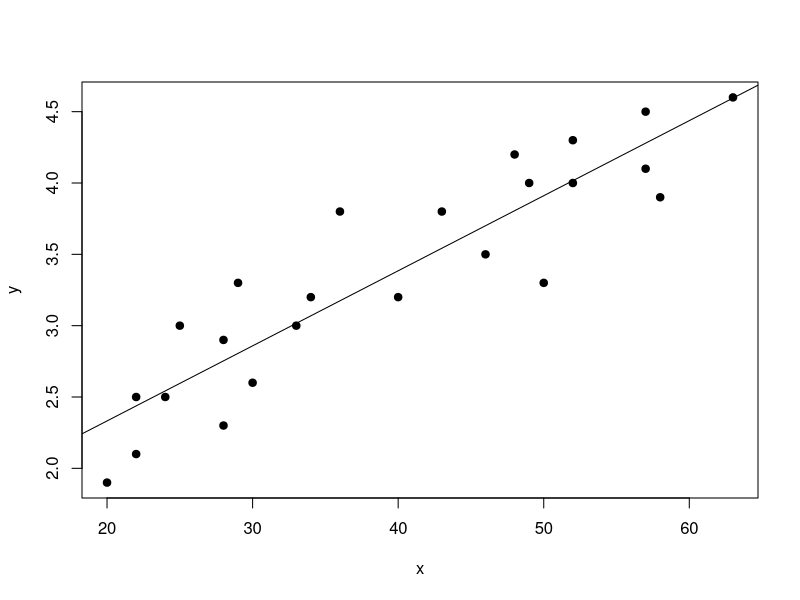
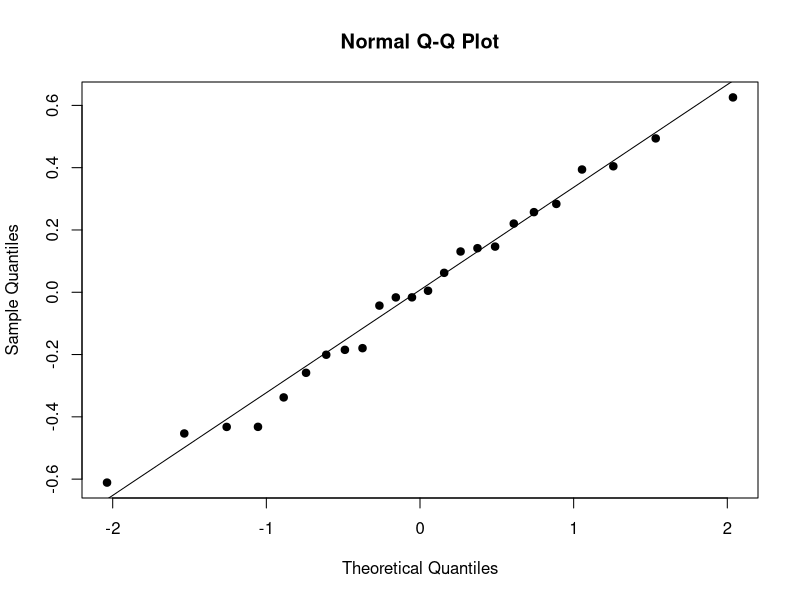
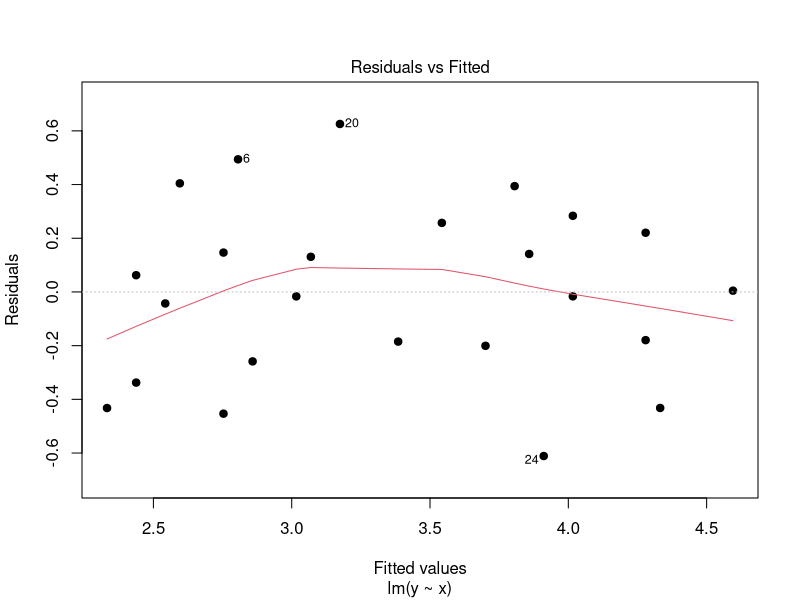
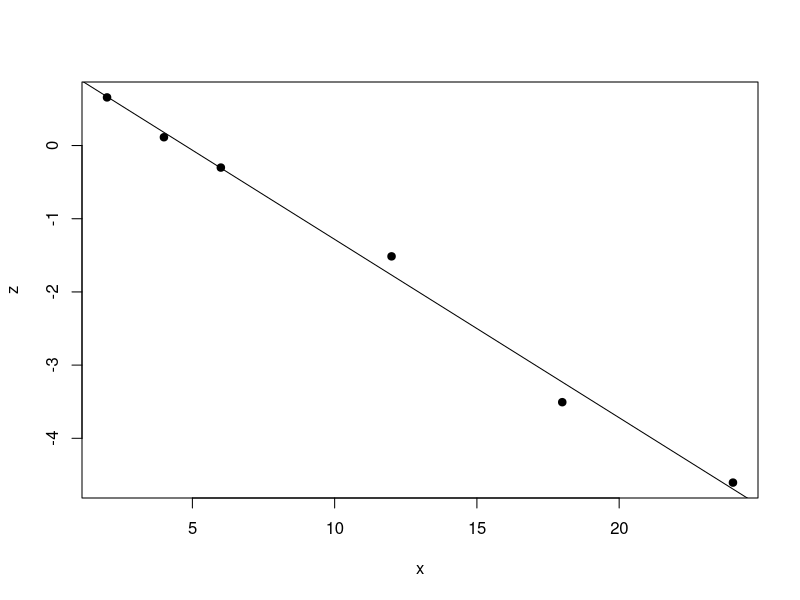

These charts were generated, in order, by the following R code:
#--------part_B_--------
adat<-read.table("./chol.csv", header = TRUE)
attach(adat)
adat
plot(y~x , pch=19)
abline(lm(y~x))
model<-lm(y~x)
summary(model)
confint(model, level=0.95)
predict(model, newdata = list(x=35), interval = "prediction", level = 0.99)
predict(model, newdata = list(x=35), interval = "confidence", level = 0.99)
qqnorm(model$residuals, pch=19)
qqline(model$residuals)
plot(model, which=1, pch = 19)
par(mfrow=c(2,2))
#plot(model, pch=19)


#library(ggplot2)
#ggplot(adat, aes(x=x, y=y))+ geom_point()+ geom_smooth(method=lm, se=TRUE)

#--------part_C_--------
x = c(2, 4, 6, 12, 18, 24)
y = c(1.07, 1.88, 2.26, 2.78, 2.97, 2.99)
par(mfrow=c(1,1))
#make a transformation
z = log(3-y)
z
plot(z~x, pch=19)
abline(lm(z~x))
model<-lm(z~x)
summary(model)
confint(model, level=0.95)
predict(model, newdata = list(x=9), interval = "prediction", level = 0.95)
predict(model, newdata = list(x=9), interval = "confidence", level = 0.95)
exp(1.15435)
